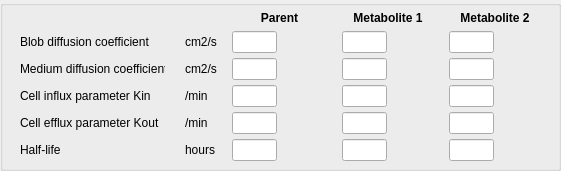
           <widget class="QGroupBox" name="groupBox_Drug_GB1">
            <property name="geometry">
             <rect>
              <x>10</x>
              <y>10</y>
              <width>561</width>
              <height>171</height>
             </rect>
            </property>
            <property name="title">
             <string/>
            </property>
            <widget class="QWidget" name="gridLayoutWidget_11">
             <property name="geometry">
              <rect>
               <x>10</x>
               <y>10</y>
               <width>541</width>
               <height>151</height>
              </rect>
             </property>
             <layout class="QGridLayout" name="gridLayout_GL13">
              <property name="spacing">
               <number>5</number>
              </property>
              <item row="0" column="4">
               <widget class="QLabel" name="alabel_3">
                <property name="minimumSize">
                 <size>
                  <width>92</width>
                  <height>0</height>
                 </size>
                </property>
                <property name="maximumSize">
                 <size>
                  <width>92</width>
                  <height>16777215</height>
                 </size>
                </property>
                <property name="font">
                 <font>
                  <weight>75</weight>
                  <bold>true</bold>
                 </font>
                </property>
                <property name="text">
                 <string>Metabolite 2</string>
                </property>
                <property name="alignment">
                 <set>Qt::AlignCenter</set>
                </property>
               </widget>
              </item>
              <item row="0" column="3">
               <widget class="QLabel" name="alabel_metab1_3">
                <property name="minimumSize">
                 <size>
                  <width>92</width>
                  <height>0</height>
                 </size>
                </property>
                <property name="maximumSize">
                 <size>
                  <width>92</width>
                  <height>16777215</height>
                 </size>
                </property>
                <property name="font">
                 <font>
                  <weight>75</weight>
                  <bold>true</bold>
                 </font>
                </property>
                <property name="text">
                 <string>Metabolite 1</string>
                </property>
                <property name="alignment">
                 <set>Qt::AlignCenter</set>
                </property>
               </widget>
              </item>
              <item row="0" column="2">
               <widget class="QLabel" name="alabel_parent_3">
                <property name="minimumSize">
                 <size>
                  <width>95</width>
                  <height>0</height>
                 </size>
                </property>
                <property name="maximumSize">
                 <size>
                  <width>95</width>
                  <height>16777215</height>
                 </size>
                </property>
                <property name="font">
                 <font>
                  <weight>75</weight>
                  <bold>true</bold>
                 </font>
                </property>
                <property name="text">
                 <string>Parent</string>
                </property>
                <property name="alignment">
                 <set>Qt::AlignCenter</set>
                </property>
               </widget>
              </item>
              <item row="1" column="4">
               <widget class="QLineEdit" name="line_METAB2_0">
                <property name="maximumSize">
                 <size>
                  <width>45</width>
                  <height>16777215</height>
                 </size>
                </property>
               </widget>
              </item>
              <item row="1" column="3">
               <widget class="QLineEdit" name="line_METAB1_0">
                <property name="maximumSize">
                 <size>
                  <width>45</width>
                  <height>16777215</height>
                 </size>
                </property>
               </widget>
              </item>
              <item row="1" column="2">
               <widget class="QLineEdit" name="line_PARENT_0">
                <property name="sizePolicy">
                 <sizepolicy hsizetype="Expanding" vsizetype="Fixed">
                  <horstretch>0</horstretch>
                  <verstretch>0</verstretch>
                 </sizepolicy>
                </property>
                <property name="minimumSize">
                 <size>
                  <width>45</width>
                  <height>0</height>
                 </size>
                </property>
                <property name="maximumSize">
                 <size>
                  <width>45</width>
                  <height>16777215</height>
                 </size>
                </property>
                <property name="baseSize">
                 <size>
                  <width>0</width>
                  <height>0</height>
                 </size>
                </property>
                <property name="layoutDirection">
                 <enum>Qt::LeftToRight</enum>
                </property>
                <property name="text">
                 <string/>
                </property>
                <property name="alignment">
                 <set>Qt::AlignRight|Qt::AlignTrailing|Qt::AlignVCenter</set>
                </property>
               </widget>
              </item>
              <item row="1" column="1">
               <widget class="QLabel" name="units_diffcoef_7">
                <property name="maximumSize">
                 <size>
                  <width>32</width>
                  <height>16777215</height>
                 </size>
                </property>
                <property name="text">
                 <string>cm2/s</string>
                </property>
               </widget>
              </item>
              <item row="1" column="0">
               <widget class="QMyLabel" name="infolabel_PARENT_0">
                <property name="minimumSize">
                 <size>
                  <width>150</width>
                  <height>0</height>
                 </size>
                </property>
                <property name="maximumSize">
                 <size>
                  <width>145</width>
                  <height>16777215</height>
                 </size>
                </property>
                <property name="text">
                 <string>Blob diffusion coefficient</string>
                </property>
               </widget>
              </item>
              <item row="2" column="2">
               <widget class="QLineEdit" name="line_PARENT_1">
                <property name="minimumSize">
                 <size>
                  <width>45</width>
                  <height>0</height>
                 </size>
                </property>
                <property name="maximumSize">
                 <size>
                  <width>45</width>
                  <height>16777215</height>
                 </size>
                </property>
                <property name="alignment">
                 <set>Qt::AlignRight|Qt::AlignTrailing|Qt::AlignVCenter</set>
                </property>
               </widget>
              </item>
              <item row="2" column="1">
               <widget class="QLabel" name="units_diffcoef_8">
                <property name="maximumSize">
                 <size>
                  <width>32</width>
                  <height>16777215</height>
                 </size>
                </property>
                <property name="text">
                 <string>cm2/s</string>
                </property>
               </widget>
              </item>
              <item row="2" column="0">
               <widget class="QMyLabel" name="infolabel_PARENT_1">
                <property name="maximumSize">
                 <size>
                  <width>145</width>
                  <height>16777215</height>
                 </size>
                </property>
                <property name="text">
                 <string>Medium diffusion coefficient</string>
                </property>
               </widget>
              </item>
              <item row="3" column="2">
               <widget class="QLineEdit" name="line_PARENT_2">
                <property name="maximumSize">
                 <size>
                  <width>45</width>
                  <height>16777215</height>
                 </size>
                </property>
                <property name="alignment">
                 <set>Qt::AlignRight|Qt::AlignTrailing|Qt::AlignVCenter</set>
                </property>
               </widget>
              </item>
              <item row="3" column="0">
               <widget class="QMyLabel" name="infolabel_PARENT_2">
                <property name="maximumSize">
                 <size>
                  <width>145</width>
                  <height>16777215</height>
                 </size>
                </property>
                <property name="text">
                 <string>Cell influx parameter Kin</string>
                </property>
               </widget>
              </item>
              <item row="5" column="2">
               <widget class="QLineEdit" name="line_PARENT_4">
                <property name="enabled">
                 <bool>true</bool>
                </property>
                <property name="maximumSize">
                 <size>
                  <width>45</width>
                  <height>16777215</height>
                 </size>
                </property>
                <property name="alignment">
                 <set>Qt::AlignRight|Qt::AlignTrailing|Qt::AlignVCenter</set>
                </property>
               </widget>
              </item>
              <item row="5" column="1">
               <widget class="QLabel" name="units_halflife_3">
                <property name="minimumSize">
                 <size>
                  <width>32</width>
                  <height>0</height>
                 </size>
                </property>
                <property name="maximumSize">
                 <size>
                  <width>32</width>
                  <height>16777215</height>
                 </size>
                </property>
                <property name="text">
                 <string>hours     </string>
                </property>
               </widget>
              </item>
              <item row="5" column="0">
               <widget class="QMyLabel" name="infolabel_PARENT_4">
                <property name="maximumSize">
                 <size>
                  <width>145</width>
                  <height>16777215</height>
                 </size>
                </property>
                <property name="font">
                 <font>
                  <weight>50</weight>
                  <bold>false</bold>
                 </font>
                </property>
                <property name="text">
                 <string>Half-life</string>
                </property>
               </widget>
              </item>
              <item row="4" column="0">
               <widget class="QMyLabel" name="infolabel_PARENT_3">
                <property name="maximumSize">
                 <size>
                  <width>145</width>
                  <height>16777215</height>
                 </size>
                </property>
                <property name="text">
                 <string>Cell efflux parameter Kout</string>
                </property>
               </widget>
              </item>
              <item row="4" column="2">
               <widget class="QLineEdit" name="line_PARENT_3">
                <property name="maximumSize">
                 <size>
                  <width>45</width>
                  <height>16777215</height>
                 </size>
                </property>
                <property name="alignment">
                 <set>Qt::AlignRight|Qt::AlignTrailing|Qt::AlignVCenter</set>
                </property>
               </widget>
              </item>
              <item row="3" column="1">
               <widget class="QLabel" name="units_NIM_diff_in_2">
                <property name="text">
                 <string>/min</string>
                </property>
               </widget>
              </item>
              <item row="4" column="1">
               <widget class="QLabel" name="units_NIM_diff_out_2">
                <property name="text">
                 <string>/min</string>
                </property>
               </widget>
              </item>
              <item row="2" column="3">
               <widget class="QLineEdit" name="line_METAB1_1">
                <property name="maximumSize">
                 <size>
                  <width>45</width>
                  <height>16777215</height>
                 </size>
                </property>
               </widget>
              </item>
              <item row="3" column="3">
               <widget class="QLineEdit" name="line_METAB1_2">
                <property name="maximumSize">
                 <size>
                  <width>45</width>
                  <height>16777215</height>
                 </size>
                </property>
               </widget>
              </item>
              <item row="4" column="3">
               <widget class="QLineEdit" name="line_METAB1_3">
                <property name="maximumSize">
                 <size>
                  <width>45</width>
                  <height>16777215</height>
                 </size>
                </property>
               </widget>
              </item>
              <item row="5" column="3">
               <widget class="QLineEdit" name="line_METAB1_4">
                <property name="maximumSize">
                 <size>
                  <width>45</width>
                  <height>16777215</height>
                 </size>
                </property>
               </widget>
              </item>
              <item row="2" column="4">
               <widget class="QLineEdit" name="line_METAB2_1">
                <property name="maximumSize">
                 <size>
                  <width>45</width>
                  <height>16777215</height>
                 </size>
                </property>
               </widget>
              </item>
              <item row="3" column="4">
               <widget class="QLineEdit" name="line_METAB2_2">
                <property name="maximumSize">
                 <size>
                  <width>45</width>
                  <height>16777215</height>
                 </size>
                </property>
               </widget>
              </item>
              <item row="4" column="4">
               <widget class="QLineEdit" name="line_METAB2_3">
                <property name="maximumSize">
                 <size>
                  <width>45</width>
                  <height>16777215</height>
                 </size>
                </property>
               </widget>
              </item>
              <item row="5" column="4">
               <widget class="QLineEdit" name="line_METAB2_4">
                <property name="maximumSize">
                 <size>
                  <width>45</width>
                  <height>16777215</height>
                 </size>
                </property>
               </widget>
              </item>
             </layout>
            </widget>
           </widget>
